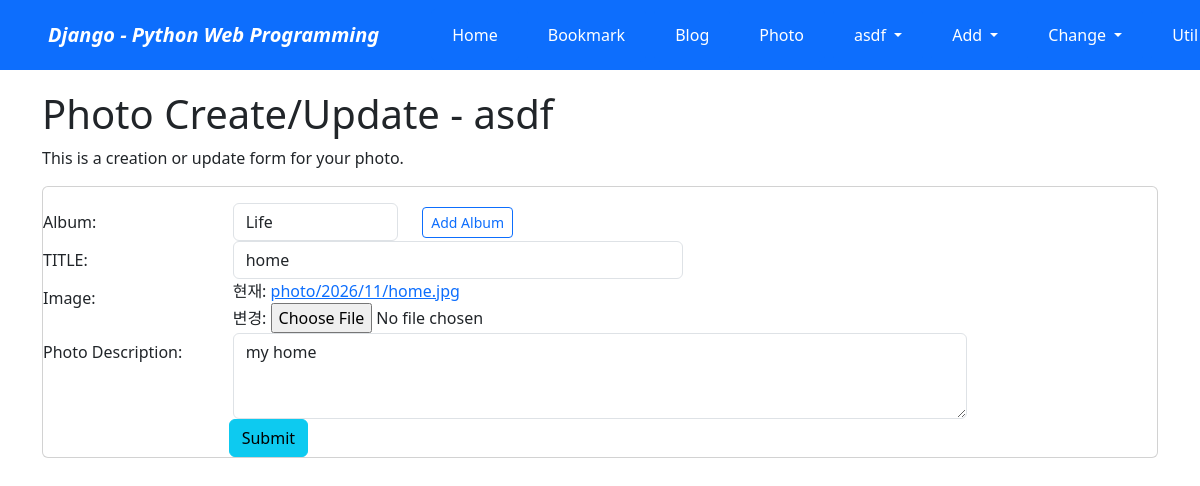
The page /photo/photo/4/update/ (signed in) on the database its author committed.
### photo/models.py (models this page shows, shortened)
class Photo(models.Model):
    album = models.ForeignKey(Album, on_delete=models.CASCADE)
    title = models.CharField('TITLE', max_length=30)
    description = models.TextField('Photo Description', blank=True)
    image = ThumbnailImageField(upload_to='photo/%Y/%m')
    upload_dt = models.DateTimeField('Upload Date', auto_now_add=True)
    owner = models.ForeignKey('auth.User', on_delete=models.CASCADE, verbose_name='OWNER', blank=True, null=True)
    class Meta:
        ordering = ('title',)

### photo/views.py (the view)
# urls.py: path('photo/<int:pk>/update/', views.PhotoUV.as_view(), name='photo_update'),
class PhotoUV(OwnerOnlyMixin, UpdateView):
    model = Photo
    fields = ('album', 'title', 'image', 'description')
    success_url = reverse_lazy('photo:index')

### mysite/views.py (called while the page is built)
    def dispatch(self, request, *args, **kwargs):
        obj = self.get_object()
        if request.user != obj.owner:
            return self.handle_no_permission()
        return super().dispatch(request, *args, **kwargs)

### photo/models.py (called while the page is built)
    def __str__(self):
        return self.name

### photo/templates/photo/photo_form.html (shortened to what this page needs)
{% extends "base.html" %}
{% load widget_tweaks %}
{% block content %}
    <h1>Photo Create/Update - {{user}}</h1>
    <p class="font-italic">This is a creation or update form for your photo.</p>
    {% if form.is_multipart %}
    <form enctype="multipart/form-data" action="" method="post" class="card pt-3">
    {% else %}
    <form action="." method="post" class="card pt-3">
    {% endif %}
        <div class="form-group row">
            {{ form.album|add_label_class:"col-form-label col-sm-2 ml-3 font-weight-bold" }}
            <div class="col-sm-2">
                {{ form.album|add_class:"form-control" }}
            </div>
            <div class="col-sm-2 my-auto">
                <a href="{% url 'photo:album_add' %}" class="btn btn-outline-primary btn-sm">
                    Add Album</a>
            </div>
        </div>
        <div class="form-group row">
            {{ form.title|add_label_class:"col-form-label col-sm-2 ml-3 font-weight-bold" }}
            <div class="col-sm-5">
                {{ form.title|add_class:"form-control"|attr:"autofocus" }}
            </div>
        </div>
        <div class="form-group row">
            {{ form.image|add_label_class:"col-form-label col-sm-2 ml-3 font-weight-bold" }}
            <div class="col-sm-5">
                {{ form.image|add_class:"form-control-file" }}
            </div>
        </div>
        <div class="form-group row">
            {{ form.description|add_label_class:"col-form-label col-sm-2 ml-3 font-weight-bold" }}
            <div class="col-sm-8">
                {{ form.description|add_class:"form-control"|attr:"rows:3" }}
            </div>
        </div>
        <div class="form-group">
            <div class="offset-sm-2 col-sm-5">
                <input type="submit" value="Submit" class="btn btn-info"/>
            </div>
        </div>
    </form>
{% endblock %}

### templates/base.html (shortened to what this page needs)
<!DOCTYPE html>
<html lang="ko">
<head>
    <link rel="stylesheet"
          href="https://cdn.jsdelivr.net/npm/bootstrap@5.3.8/dist/css/bootstrap.min.css">
</head>
<body style="padding-top: 90px;">
<nav class="navbar navbar-expand-lg navbar-dark bg-primary fixed-top">
    <span class="navbar-brand mx-5 mb-0 fw-bold fst-italic">
        Django - Python Web Programming
    </span>
    <div class="collapse navbar-collapse" id="navbarSupportedContent">
        <ul class="navbar-nav me-auto">
            <li class="nav-item mx-1 btn btn-primary">
                <a class="nav-link text-white"
                   href="{% url 'home' %}">
                    Home
                </a>
            </li>
            <li class="nav-item mx-1 btn btn-primary">
                <a class="nav-link text-white"
                   href="{% url 'bookmark:index' %}">
                    Bookmark
                </a>
            </li>
            <li class="nav-item mx-1 btn btn-primary">
                <a class="nav-link text-white"
                   href="{% url 'blog:index' %}">
                    Blog
                </a>
            </li>
            <li class="nav-item mx-1 btn btn-primary">
                <a class="nav-link text-white"
                   href="{% url 'photo:index' %}">
                    Photo
                </a>
            </li>
            <li class="nav-item dropdown mx-1 btn btn-primary">
                {% if user.is_active %}
                    <a class="nav-link dropdown-toggle text-white"
                    href="#"
                    role="button"
                    data-bs-toggle="dropdown"
                    aria-expanded="false">
                        {{ user.get_short_name|default:user.get_username }}
                    </a>
                {% endif %}
            </li>
            <li class="nav-item dropdown mx-1 btn btn-primary">
                <a class="nav-link dropdown-toggle text-white"
                href="#"
                data-bs-toggle="dropdown">
                    Add
                </a>
            </li>
            <li class="nav-item dropdown mx-1 btn btn-primary">
                <a class="nav-link dropdown-toggle text-white"
                href="#"
                data-bs-toggle="dropdown">
                    Change
                </a>
            </li>
            <li class="nav-item dropdown mx-1 btn btn-primary">
                <a class="nav-link dropdown-toggle text-white"
                   href="#"
                   role="button"
                   data-bs-toggle="dropdown"
                   aria-expanded="false">
                    Util
                </a>
            </li>
        </ul>
    </div>
</nav>
<div class="container">
    {% block content %}
    {% endblock %}
</div>
</body>
</html>

### rows shown on the page
Photo: album|add_label_class "Album:", album "Life", title|add_label_class "TITLE:", title "home", image|add_label_class "Image:", description|add_label_class "Photo Description:", description "my home"

### other values the page prints
{{ user.get_short_name|default:user.get_username }} "asdf"
{{ user }} "asdf"
